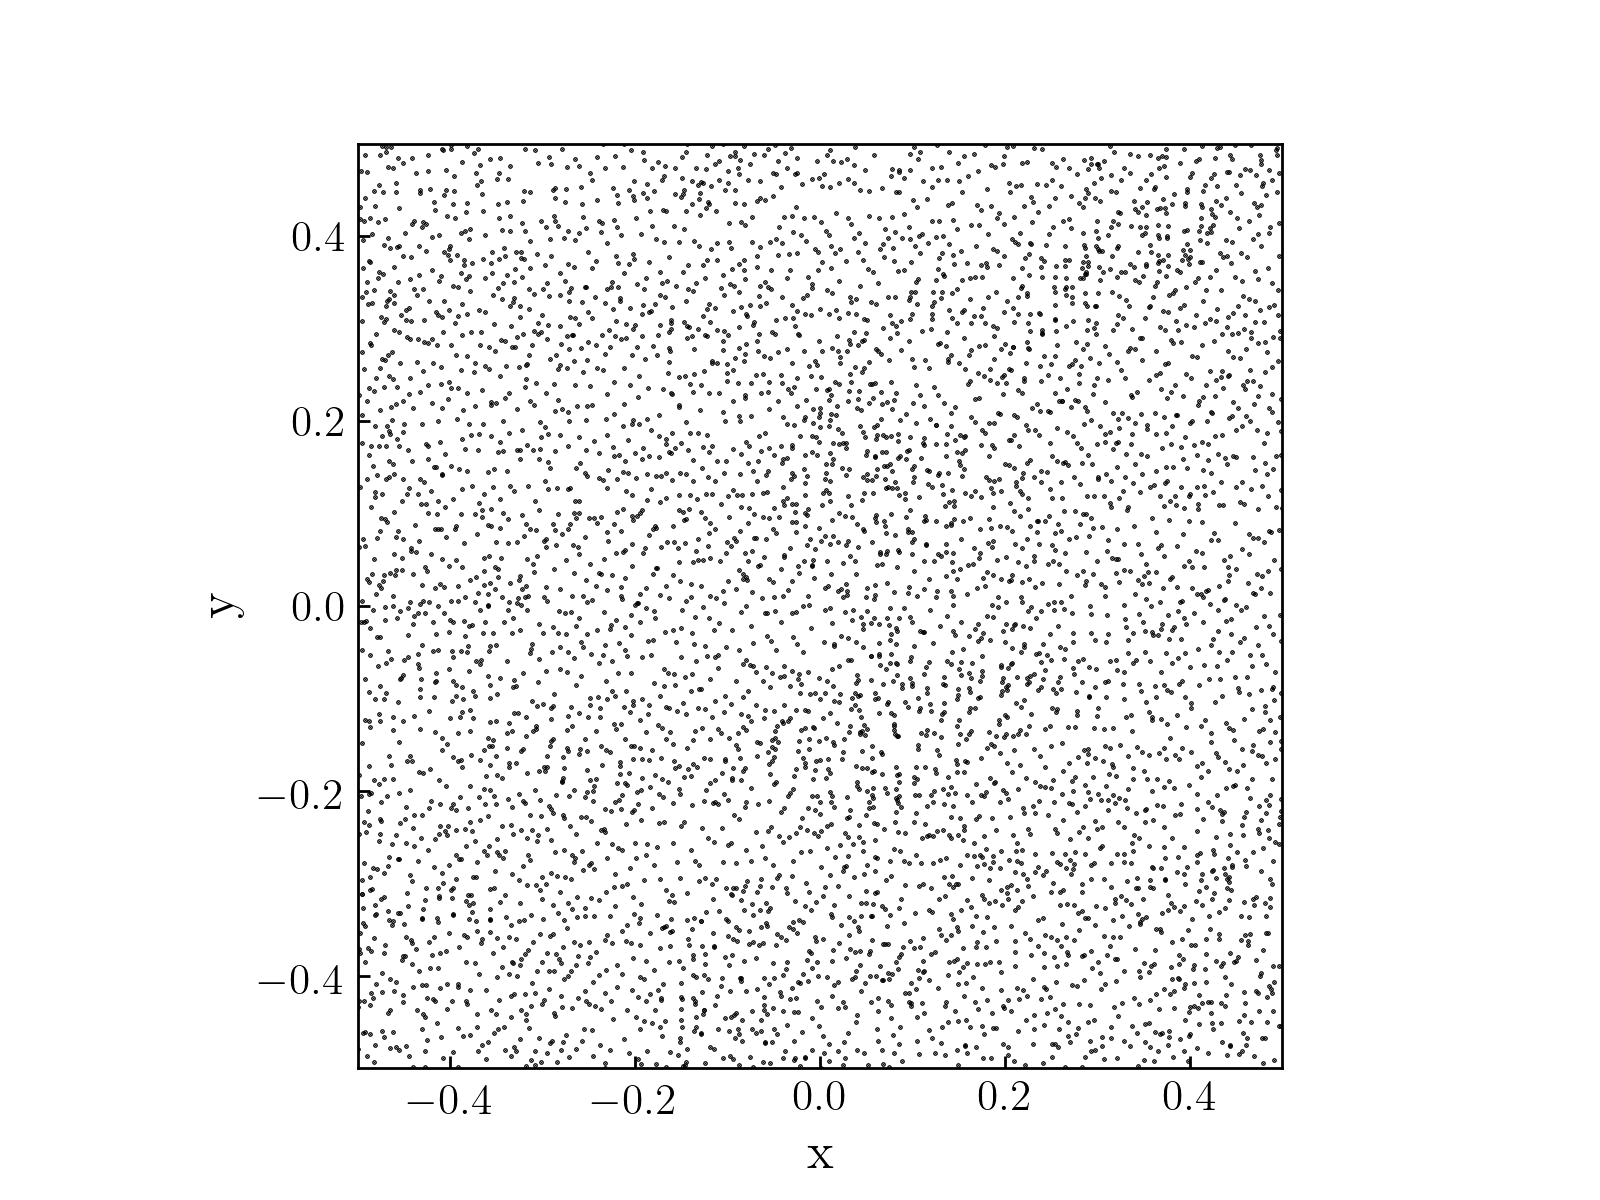

Reproduce this figure in Python.
import yt, os, numpy as np
from analysis.helpers.plotting_help import *
"""
homedir     = os.path.dirname(os.getcwd()) + '/'
# I FIND THAT TAKING THE Z=9 SNAPSHOT CONVEYS THE CONCEPT BETTER
loadpath    = homedir + 'source/simT/wmap5_l100n512.00004'

bbox = [[-0.50000001, 0.50000001], [-0.50000001, 0.50000001], [-0.50000001, 0.50000001]]

cos_par={'current_redshift': 8.9,
         'omega_lambda':     0.721,
         'omega_matter':     0.279,
         'hubble_constant':  0.701}

ds      = yt.load(loadpath, cosmology_parameters=cos_par, bounding_box=bbox)
dd      = ds.all_data()

coordinates_IC = dd['all', 'Coordinates']
np.save('coordinates_IC.npy', coordinates_IC)
"""

coordinates_IC = np.load('coordinates_IC.npy')
x = coordinates_IC[:, 0]
y = coordinates_IC[:, 1]
z = coordinates_IC[:, 2]

f, ax = plt.subplots()
mask = np.logical_and(z>-0.02, z<0.02)
print(mask.sum())

ax.scatter(x[mask][::1000], y[mask][::1000], c='k', marker='.', s=0.5)
ax.set_xlim(-0.5, 0.5)
ax.set_ylim(-0.5, 0.5)
ax.set_xlabel('x')
ax.set_ylabel('y')
ax.set_aspect('equal')
plt.savefig('particles_IC.png', dpi=250)
plt.show()